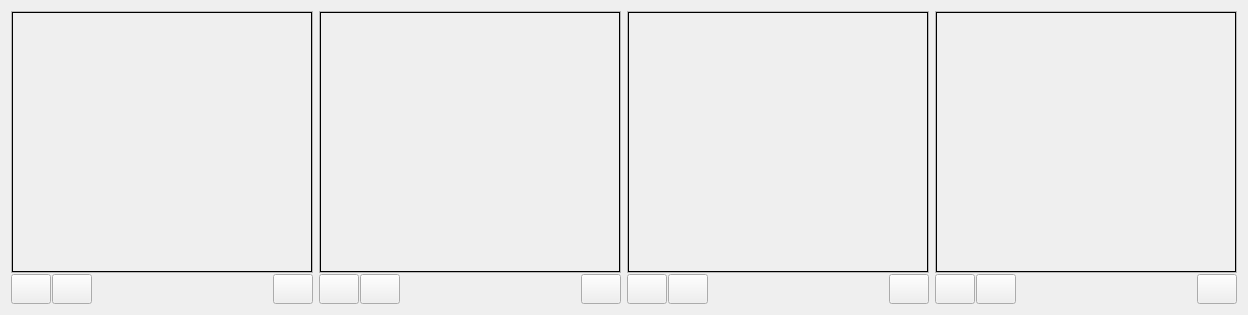
       <widget class="QFrame" name="frame">
        <layout class="QHBoxLayout" name="horizontalLayout_2">
         <item>
          <layout class="QVBoxLayout" name="display1">
           <property name="spacing">
            <number>1</number>
           </property>
           <item>
            <widget class="QFrame" name="displayFrame1">
             <property name="minimumSize">
              <size>
               <width>0</width>
               <height>0</height>
              </size>
             </property>
             <property name="frameShape">
              <enum>QFrame::StyledPanel</enum>
             </property>
             <property name="frameShadow">
              <enum>QFrame::Raised</enum>
             </property>
             <layout class="QHBoxLayout" name="horizontalLayout_6">
              <property name="spacing">
               <number>0</number>
              </property>
              <property name="leftMargin">
               <number>0</number>
              </property>
              <property name="topMargin">
               <number>0</number>
              </property>
              <property name="rightMargin">
               <number>0</number>
              </property>
              <property name="bottomMargin">
               <number>0</number>
              </property>
              <item>
               <widget class="QLabel" name="displayLab1">
                <property name="minimumSize">
                 <size>
                  <width>300</width>
                  <height>260</height>
                 </size>
                </property>
                <property name="maximumSize">
                 <size>
                  <width>16777215</width>
                  <height>16777215</height>
                 </size>
                </property>
                <property name="frameShape">
                 <enum>QFrame::Box</enum>
                </property>
                <property name="text">
                 <string/>
                </property>
               </widget>
              </item>
             </layout>
            </widget>
           </item>
           <item>
            <layout class="QHBoxLayout" name="horizontalLayout">
             <item>
              <widget class="QPushButton" name="setupButton1">
               <property name="minimumSize">
                <size>
                 <width>20</width>
                 <height>30</height>
                </size>
               </property>
               <property name="text">
                <string/>
               </property>
               <property name="icon">
                <iconset resource="resources/surveillance.qrc">
                 <normaloff>:/icon/setup.png</normaloff>:/icon/setup.png</iconset>
               </property>
               <property name="iconSize">
                <size>
                 <width>40</width>
                 <height>30</height>
                </size>
               </property>
              </widget>
             </item>
             <item>
              <widget class="QPushButton" name="captureButton1">
               <property name="minimumSize">
                <size>
                 <width>20</width>
                 <height>30</height>
                </size>
               </property>
               <property name="text">
                <string/>
               </property>
               <property name="icon">
                <iconset resource="resources/surveillance.qrc">
                 <normaloff>:/icon/camera.png</normaloff>:/icon/camera.png</iconset>
               </property>
               <property name="iconSize">
                <size>
                 <width>40</width>
                 <height>30</height>
                </size>
               </property>
              </widget>
             </item>
             <item>
              <spacer name="horizontalSpacer_2">
               <property name="orientation">
                <enum>Qt::Horizontal</enum>
               </property>
               <property name="sizeHint" stdset="0">
                <size>
                 <width>40</width>
                 <height>20</height>
                </size>
               </property>
              </spacer>
             </item>
             <item>
              <widget class="QPushButton" name="deleteButton1">
               <property name="minimumSize">
                <size>
                 <width>20</width>
                 <height>30</height>
                </size>
               </property>
               <property name="text">
                <string/>
               </property>
               <property name="icon">
                <iconset resource="resources/surveillance.qrc">
                 <normaloff>:/icon/minus-circle.png</normaloff>:/icon/minus-circle.png</iconset>
               </property>
               <property name="iconSize">
                <size>
                 <width>30</width>
                 <height>25</height>
                </size>
               </property>
              </widget>
             </item>
            </layout>
           </item>
          </layout>
         </item>
         <item>
          <layout class="QVBoxLayout" name="display2">
           <property name="spacing">
            <number>1</number>
           </property>
           <item>
            <widget class="QFrame" name="displayFrame2">
             <property name="minimumSize">
              <size>
               <width>0</width>
               <height>0</height>
              </size>
             </property>
             <property name="frameShape">
              <enum>QFrame::StyledPanel</enum>
             </property>
             <property name="frameShadow">
              <enum>QFrame::Raised</enum>
             </property>
             <layout class="QHBoxLayout" name="horizontalLayout_7">
              <property name="spacing">
               <number>0</number>
              </property>
              <property name="leftMargin">
               <number>0</number>
              </property>
              <property name="topMargin">
               <number>0</number>
              </property>
              <property name="rightMargin">
               <number>0</number>
              </property>
              <property name="bottomMargin">
               <number>0</number>
              </property>
              <item>
               <widget class="QLabel" name="displayLab2">
                <property name="minimumSize">
                 <size>
                  <width>300</width>
                  <height>260</height>
                 </size>
                </property>
                <property name="frameShape">
                 <enum>QFrame::Box</enum>
                </property>
                <property name="text">
                 <string/>
                </property>
               </widget>
              </item>
             </layout>
            </widget>
           </item>
           <item>
            <layout class="QHBoxLayout" name="horizontalLayout_3">
             <item>
              <widget class="QPushButton" name="setupButton2">
               <property name="minimumSize">
                <size>
                 <width>20</width>
                 <height>30</height>
                </size>
               </property>
               <property name="text">
                <string/>
               </property>
               <property name="icon">
                <iconset resource="resources/surveillance.qrc">
                 <normaloff>:/icon/setup.png</normaloff>:/icon/setup.png</iconset>
               </property>
               <property name="iconSize">
                <size>
                 <width>40</width>
                 <height>30</height>
                </size>
               </property>
              </widget>
             </item>
             <item>
              <widget class="QPushButton" name="captureButton2">
               <property name="minimumSize">
                <size>
                 <width>20</width>
                 <height>30</height>
                </size>
               </property>
               <property name="text">
                <string/>
               </property>
               <property name="icon">
                <iconset resource="resources/surveillance.qrc">
                 <normaloff>:/icon/camera.png</normaloff>:/icon/camera.png</iconset>
               </property>
               <property name="iconSize">
                <size>
                 <width>40</width>
                 <height>30</height>
                </size>
               </property>
              </widget>
             </item>
             <item>
              <spacer name="horizontalSpacer_3">
               <property name="orientation">
                <enum>Qt::Horizontal</enum>
               </property>
               <property name="sizeHint" stdset="0">
                <size>
                 <width>40</width>
                 <height>20</height>
                </size>
               </property>
              </spacer>
             </item>
             <item>
              <widget class="QPushButton" name="deleteButton2">
               <property name="minimumSize">
                <size>
                 <width>20</width>
                 <height>30</height>
                </size>
               </property>
               <property name="text">
                <string/>
               </property>
               <property name="icon">
                <iconset resource="resources/surveillance.qrc">
                 <normaloff>:/icon/minus-circle.png</normaloff>:/icon/minus-circle.png</iconset>
               </property>
               <property name="iconSize">
                <size>
                 <width>30</width>
                 <height>25</height>
                </size>
               </property>
              </widget>
             </item>
            </layout>
           </item>
          </layout>
         </item>
         <item>
          <layout class="QVBoxLayout" name="display3">
           <property name="spacing">
            <number>1</number>
           </property>
           <item>
            <widget class="QFrame" name="displayFrame3">
             <property name="minimumSize">
              <size>
               <width>0</width>
               <height>0</height>
              </size>
             </property>
             <property name="frameShape">
              <enum>QFrame::StyledPanel</enum>
             </property>
             <property name="frameShadow">
              <enum>QFrame::Raised</enum>
             </property>
             <layout class="QHBoxLayout" name="horizontalLayout_21">
              <property name="spacing">
               <number>0</number>
              </property>
              <property name="leftMargin">
               <number>0</number>
              </property>
              <property name="topMargin">
               <number>0</number>
              </property>
              <property name="rightMargin">
               <number>0</number>
              </property>
              <property name="bottomMargin">
               <number>0</number>
              </property>
              <item>
               <widget class="QLabel" name="displayLab3">
                <property name="minimumSize">
                 <size>
                  <width>300</width>
                  <height>260</height>
                 </size>
                </property>
                <property name="frameShape">
                 <enum>QFrame::Box</enum>
                </property>
                <property name="text">
                 <string/>
                </property>
               </widget>
              </item>
             </layout>
            </widget>
           </item>
           <item>
            <layout class="QHBoxLayout" name="horizontalLayout_4">
             <item>
              <widget class="QPushButton" name="setupButton3">
               <property name="minimumSize">
                <size>
                 <width>0</width>
                 <height>30</height>
                </size>
               </property>
               <property name="text">
                <string/>
               </property>
               <property name="icon">
                <iconset resource="resources/surveillance.qrc">
                 <normaloff>:/icon/setup.png</normaloff>:/icon/setup.png</iconset>
               </property>
               <property name="iconSize">
                <size>
                 <width>40</width>
                 <height>30</height>
                </size>
               </property>
              </widget>
             </item>
             <item>
              <widget class="QPushButton" name="captureButton3">
               <property name="minimumSize">
                <size>
                 <width>0</width>
                 <height>30</height>
                </size>
               </property>
               <property name="text">
                <string/>
               </property>
               <property name="icon">
                <iconset resource="resources/surveillance.qrc">
                 <normaloff>:/icon/camera.png</normaloff>:/icon/camera.png</iconset>
               </property>
               <property name="iconSize">
                <size>
                 <width>40</width>
                 <height>30</height>
                </size>
               </property>
              </widget>
             </item>
             <item>
              <spacer name="horizontalSpacer_4">
               <property name="orientation">
                <enum>Qt::Horizontal</enum>
               </property>
               <property name="sizeHint" stdset="0">
                <size>
                 <width>40</width>
                 <height>20</height>
                </size>
               </property>
              </spacer>
             </item>
             <item>
              <widget class="QPushButton" name="deleteButton3">
               <property name="minimumSize">
                <size>
                 <width>20</width>
                 <height>30</height>
                </size>
               </property>
               <property name="text">
                <string/>
               </property>
               <property name="icon">
                <iconset resource="resources/surveillance.qrc">
                 <normaloff>:/icon/minus-circle.png</normaloff>:/icon/minus-circle.png</iconset>
               </property>
               <property name="iconSize">
                <size>
                 <width>30</width>
                 <height>25</height>
                </size>
               </property>
              </widget>
             </item>
            </layout>
           </item>
          </layout>
         </item>
         <item>
          <layout class="QVBoxLayout" name="display4">
           <property name="spacing">
            <number>1</number>
           </property>
           <item>
            <widget class="QFrame" name="displayFrame4">
             <property name="frameShape">
              <enum>QFrame::StyledPanel</enum>
             </property>
             <property name="frameShadow">
              <enum>QFrame::Raised</enum>
             </property>
             <layout class="QHBoxLayout" name="horizontalLayout_20">
              <property name="spacing">
               <number>0</number>
              </property>
              <property name="leftMargin">
               <number>0</number>
              </property>
              <property name="topMargin">
               <number>0</number>
              </property>
              <property name="rightMargin">
               <number>0</number>
              </property>
              <property name="bottomMargin">
               <number>0</number>
              </property>
              <item>
               <widget class="QLabel" name="displayLab4">
                <property name="minimumSize">
                 <size>
                  <width>300</width>
                  <height>260</height>
                 </size>
                </property>
                <property name="frameShape">
                 <enum>QFrame::Box</enum>
                </property>
                <property name="text">
                 <string/>
                </property>
               </widget>
              </item>
             </layout>
            </widget>
           </item>
           <item>
            <layout class="QHBoxLayout" name="horizontalLayout_17">
             <item>
              <widget class="QPushButton" name="setupButton4">
               <property name="minimumSize">
                <size>
                 <width>20</width>
                 <height>30</height>
                </size>
               </property>
               <property name="text">
                <string/>
               </property>
               <property name="icon">
                <iconset resource="resources/surveillance.qrc">
                 <normaloff>:/icon/setup.png</normaloff>:/icon/setup.png</iconset>
               </property>
               <property name="iconSize">
                <size>
                 <width>40</width>
                 <height>30</height>
                </size>
               </property>
              </widget>
             </item>
             <item>
              <widget class="QPushButton" name="captureButton4">
               <property name="minimumSize">
                <size>
                 <width>20</width>
                 <height>30</height>
                </size>
               </property>
               <property name="text">
                <string/>
               </property>
               <property name="icon">
                <iconset resource="resources/surveillance.qrc">
                 <normaloff>:/icon/camera.png</normaloff>:/icon/camera.png</iconset>
               </property>
               <property name="iconSize">
                <size>
                 <width>40</width>
                 <height>30</height>
                </size>
               </property>
              </widget>
             </item>
             <item>
              <spacer name="horizontalSpacer_5">
               <property name="orientation">
                <enum>Qt::Horizontal</enum>
               </property>
               <property name="sizeHint" stdset="0">
                <size>
                 <width>40</width>
                 <height>20</height>
                </size>
               </property>
              </spacer>
             </item>
             <item>
              <widget class="QPushButton" name="deleteButton4">
               <property name="minimumSize">
                <size>
                 <width>20</width>
                 <height>30</height>
                </size>
               </property>
               <property name="text">
                <string/>
               </property>
               <property name="icon">
                <iconset resource="resources/surveillance.qrc">
                 <normaloff>:/icon/minus-circle.png</normaloff>:/icon/minus-circle.png</iconset>
               </property>
               <property name="iconSize">
                <size>
                 <width>30</width>
                 <height>25</height>
                </size>
               </property>
              </widget>
             </item>
            </layout>
           </item>
          </layout>
         </item>
        </layout>
       </widget>
